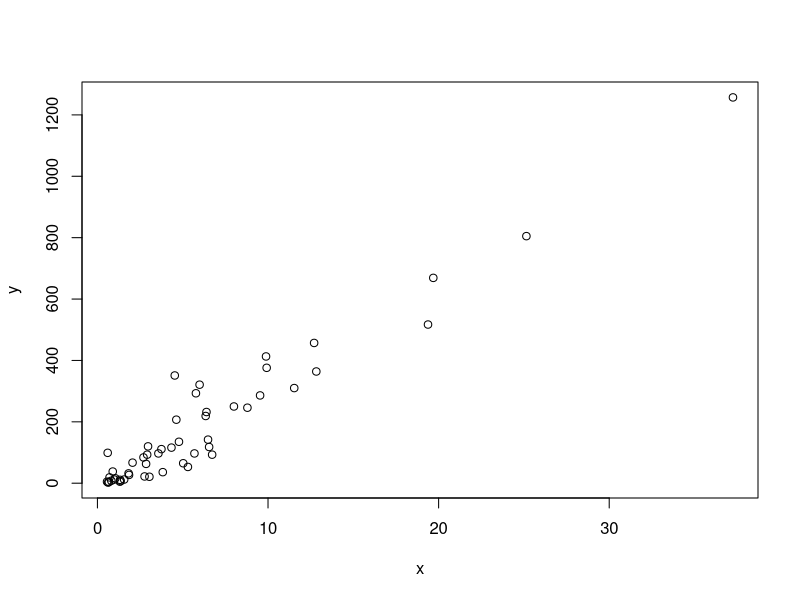
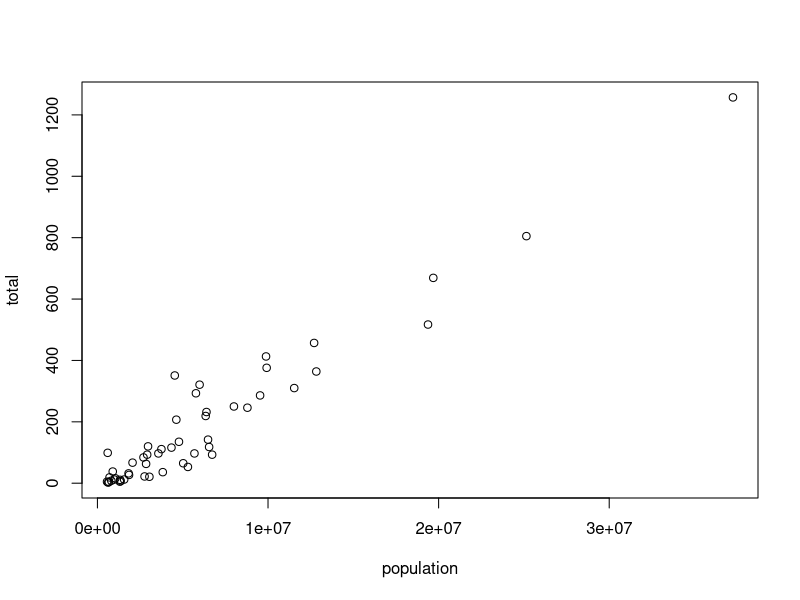
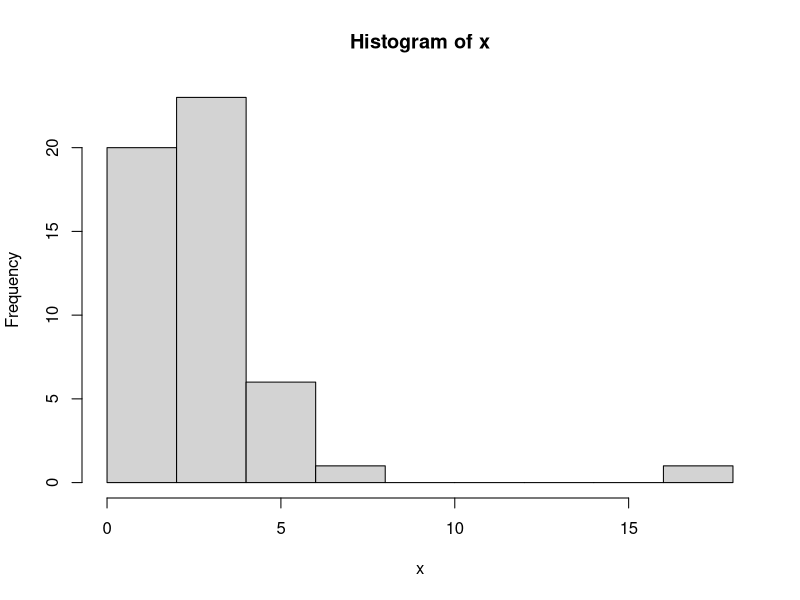
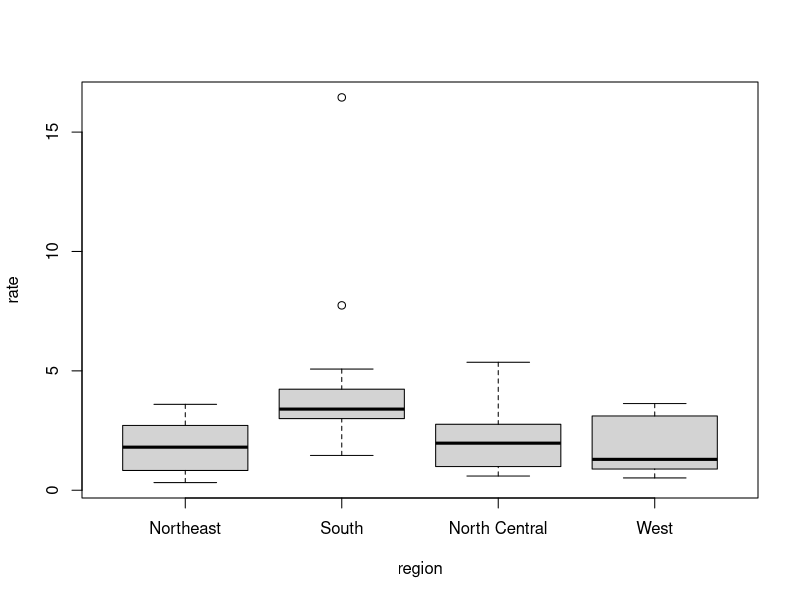
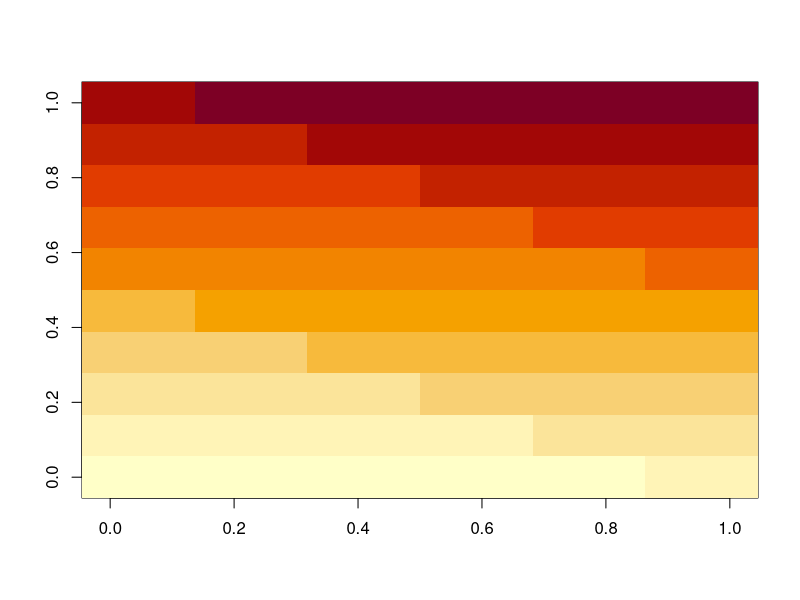
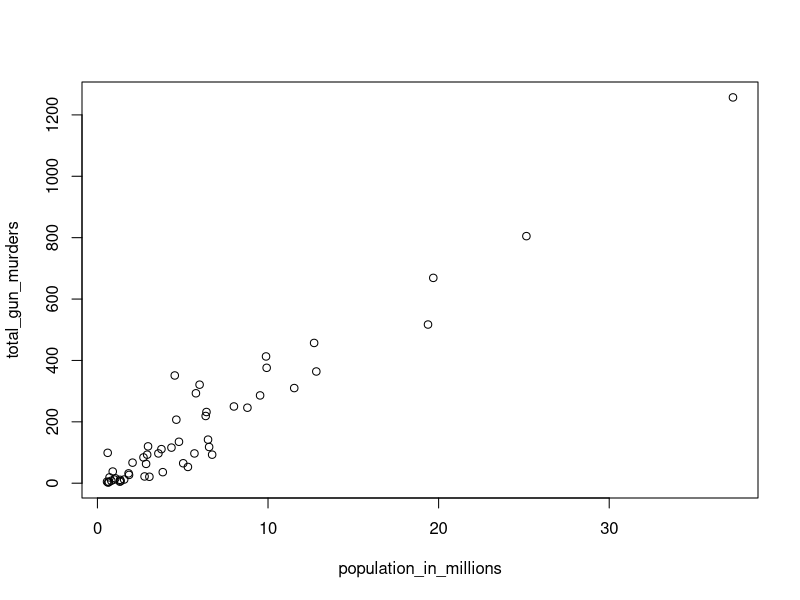
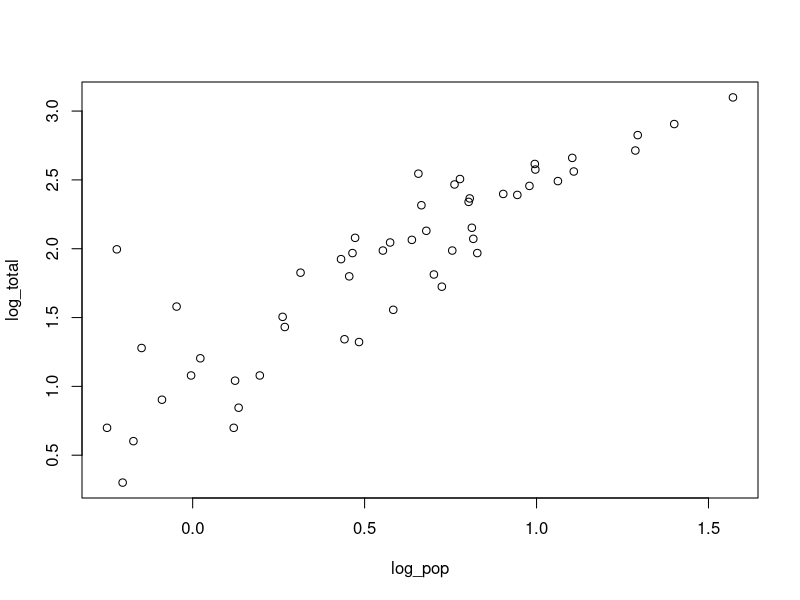
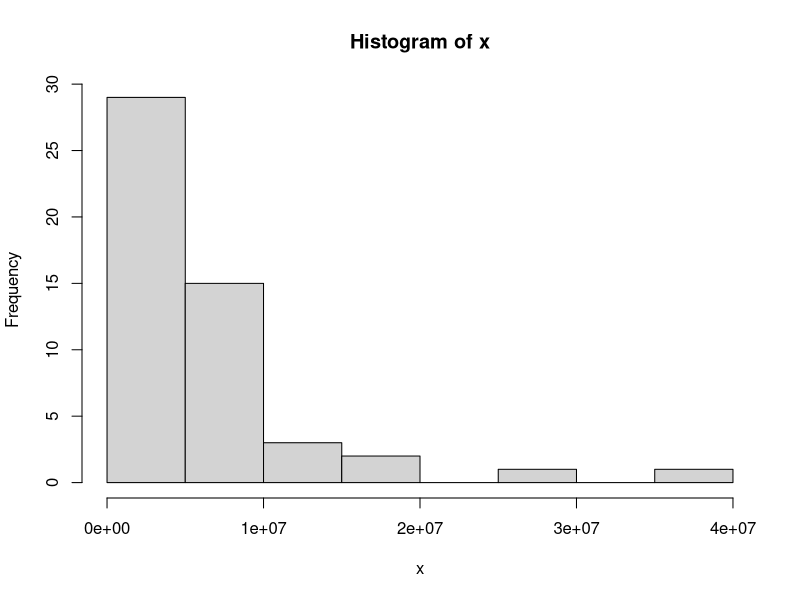

Write R code to recreate these figures, in order.
## ---- chunk 1
x <- c(1, "canada", 3)
## ---- chunk 2
x
#> [1] "1"      "canada" "3"
class(x)
#> [1] "character"
## ---- chunk 3
x <- 1:5
y <- as.character(x)
y
#> [1] "1" "2" "3" "4" "5"
## ---- chunk 4
as.numeric(y)
#> [1] 1 2 3 4 5
## ---- chunk 5
x <- c("1", "b", "3")
as.numeric(x)
#> Warning: NAs introduced by coercion
#> [1]  1 NA  3
## ---- chunk 6
temp <- c(35,88,42,84,81,30)
## ---- chunk 7
city <- c("Beijing", "Lagos", "Paris", "Rio de Janeiro", "San Juan", "Toronto")
## ---- chunk 8
names(temp) <- city
## ---- chunk 9
temp[1:3]
## ---- chunk 10
temp[c("Paris", "San Juan")]
## ---- chunk 11
12:73
## ---- chunk 12
seq(1,100,2)
## ---- chunk 13
length(seq(6,55,4/7))
## ---- chunk 14
class(a <- seq(1,10,0.5))
## ---- chunk 15
class(a <- seq(1,10))
## ---- chunk 16
class(1L)
## ---- chunk 17
x <- c("1", "3", "5")
## ---- chunk 18
as.integer(x)
## ---- chunk 19
library(dslabs)
data(murders)
sort(murders$total)
#>  [1]    2    4    5    5    7    8   11   12   12   16   19   21   22
#> [14]   27   32   36   38   53   63   65   67   84   93   93   97   97
#> [27]   99  111  116  118  120  135  142  207  219  232  246  250  286
#> [40]  293  310  321  351  364  376  413  457  517  669  805 1257
## ---- chunk 20
x <- c(31, 4, 15, 92, 65)
sort(x)
#> [1]  4 15 31 65 92
## ---- chunk 21
index <- order(x)
x[index]
#> [1]  4 15 31 65 92
## ---- chunk 22
x
#> [1] 31  4 15 92 65
order(x)
#> [1] 2 3 1 5 4
## ---- chunk 23
murders$state[1:6]
#> [1] "Alabama"    "Alaska"     "Arizona"    "Arkansas"   "California"
#> [6] "Colorado"
murders$abb[1:6]
#> [1] "AL" "AK" "AZ" "AR" "CA" "CO"
## ---- chunk 24
ind <- order(murders$total) 
murders$abb[ind] 
#>  [1] "VT" "ND" "NH" "WY" "HI" "SD" "ME" "ID" "MT" "RI" "AK" "IA" "UT"
#> [14] "WV" "NE" "OR" "DE" "MN" "KS" "CO" "NM" "NV" "AR" "WA" "CT" "WI"
#> [27] "DC" "OK" "KY" "MA" "MS" "AL" "IN" "SC" "TN" "AZ" "NJ" "VA" "NC"
#> [40] "MD" "OH" "MO" "LA" "IL" "GA" "MI" "PA" "NY" "FL" "TX" "CA"
## ---- chunk 25
max(murders$total)
#> [1] 1257
## ---- chunk 26
i_max <- which.max(murders$total)
murders$state[i_max]
#> [1] "California"
## ---- chunk 27
x <- c(31, 4, 15, 92, 65)
rank(x)
#> [1] 3 1 2 5 4
## ---- chunk 28
x <- c(1,2,3)
y <- c(10, 20, 30, 40, 50, 60, 70)
x+y
#> Warning in x + y: longer object length is not a multiple of shorter
#> object length
#> [1] 11 22 33 41 52 63 71
## ---- chunk 29
library(dslabs)
data("murders")
## ---- chunk 30
pop <- murders$population
sort(pop)[1]
## ---- chunk 31
index <- order(pop)
pop[index][1]
## ---- chunk 32
murders$population[which.min(murders$population)]
## ---- chunk 33
states <- murders$state
states[index][1]
## ---- chunk 34
temp <- c(35, 88, 42, 84, 81, 30)
city <- c("Beijing", "Lagos", "Paris", "Rio de Janeiro", 
          "San Juan", "Toronto")
city_temps <- data.frame(name = city, temperature = temp)
## ---- chunk 35
ranks <- rank(murders$population)
my_df <- data.frame(name = states, rank = ranks)
## ---- chunk 36
ind <- order(ranks)
my_df <- data.frame(name = states[ind], rank = ranks[ind])
## ---- chunk 37
data("na_example")  
str(na_example)
#> int [1:1000] 2 1 3 2 1 3 1 4 3 2 ...
## ---- chunk 38
mean(na_example)
#> [1] NA
## ---- chunk 39
ind <- is.na(na_example)
sum(ind)
## ---- chunk 40
na <- na_example[!is.na(na_example)]
mean(na)
## ---- chunk 41
library(dslabs)
data("murders")
murders$state[which.max(murders$population)]
#> [1] "California"
## ---- chunk 42
inches <- c(69, 62, 66, 70, 70, 73, 67, 73, 67, 70)
## ---- chunk 43
inches * 2.54
#>  [1] 175 157 168 178 178 185 170 185 170 178
## ---- chunk 44
inches - 69
#>  [1]  0 -7 -3  1  1  4 -2  4 -2  1
## ---- chunk 45
murder_rate <- murders$total / murders$population * 100000
## ---- chunk 46
murders$abb[order(murder_rate)]
#>  [1] "VT" "NH" "HI" "ND" "IA" "ID" "UT" "ME" "WY" "OR" "SD" "MN" "MT"
#> [14] "CO" "WA" "WV" "RI" "WI" "NE" "MA" "IN" "KS" "NY" "KY" "AK" "OH"
#> [27] "CT" "NJ" "AL" "IL" "OK" "NC" "NV" "VA" "AR" "TX" "NM" "CA" "FL"
#> [40] "TN" "PA" "AZ" "GA" "MS" "MI" "DE" "SC" "MD" "MO" "LA" "DC"
## ---- chunk 47
temp <- c(35, 88, 42, 84, 81, 30)
city <- c("Beijing", "Lagos", "Paris", "Rio de Janeiro", 
          "San Juan", "Toronto")
city_temps <- data.frame(name = city, temperature = temp)
## ---- chunk 48
city_temps <- data.frame(name = city, temperature = 5/9*(temp-32))
## ---- chunk 49
n <- (1:100)
sum(1/n^2)
## ---- chunk 50
murder_rate <- murders$total / murders$population * 100000
mean(murder_rate)
## ---- chunk 51
library(dslabs)
data("murders")
## ---- chunk 52
murder_rate <- murders$total / murders$population * 100000 
## ---- chunk 53
ind <- murder_rate < 0.71
## ---- chunk 54
ind <- murder_rate <= 0.71
## ---- chunk 55
murders$state[ind]
#> [1] "Hawaii"        "Iowa"          "New Hampshire" "North Dakota" 
#> [5] "Vermont"
## ---- chunk 56
sum(ind)
#> [1] 5
## ---- chunk 57
TRUE & TRUE
#> [1] TRUE
TRUE & FALSE
#> [1] FALSE
FALSE & FALSE
#> [1] FALSE
## ---- chunk 58
west <- murders$region == "West"
safe <- murder_rate <= 1
## ---- chunk 59
ind <- safe & west
murders$state[ind]
#> [1] "Hawaii"  "Idaho"   "Oregon"  "Utah"    "Wyoming"
## ---- chunk 60
ind <- which(murders$state == "California")
murder_rate[ind]
#> [1] 3.37
## ---- chunk 61
ind <- match(c("New York", "Florida", "Texas"), murders$state)
ind
#> [1] 33 10 44
## ---- chunk 62
murder_rate[ind]
#> [1] 2.67 3.40 3.20
## ---- chunk 63
c("Boston", "Dakota", "Washington") %in% murders$state
#> [1] FALSE FALSE  TRUE
## ---- chunk 64
match(c("New York", "Florida", "Texas"), murders$state)
#> [1] 33 10 44
which(murders$state%in%c("New York", "Florida", "Texas"))
#> [1] 10 33 44
## ---- chunk 65
library(dslabs)
data(murders)
## ---- chunk 66
murder_rate <- murders$total / murders$population * 100000
low <- murder_rate < 1
## ---- chunk 67
ind <- match(murders$state[low], murders$state)
ind
## ---- chunk 68
murders$state[low]
## ---- chunk 69
northeast <- murders$region == "Northeast"
ind <- low & northeast
murders$sstate[ind]
## ---- chunk 70
low_ave <- murder_rate < mean(murder_rate)
sum(low_ave)
## ---- chunk 71
ind <- match(c("AK", "MI", "IA"), murders$abb)
murders$state[ind]
## ---- chunk 72
c("MA", "ME", "MI", "MO", "MU") %in% murders$state
## ---- chunk 73
!c("MA", "ME", "MI", "MO", "MU") %in% murders$state
## ---- chunk 74
x <- murders$population / 10^6
y <- murders$total
plot(x, y)
## ---- chunk 75
with(murders, plot(population, total))
## ---- chunk 76
x <- with(murders, total / population * 100000)
hist(x)
## ---- chunk 77
murders$state[which.max(x)]
#> [1] "District of Columbia"
## ---- chunk 78
murders$rate <- with(murders, total / population * 100000)
boxplot(rate~region, data = murders)
## ---- chunk 79
x <- matrix(1:120, 12, 10)
image(x)
## ---- chunk 80
library(dslabs)
data(murders)
population_in_millions <- murders$population/10^6
total_gun_murders <- murders$total
plot(population_in_millions, total_gun_murders)
## ---- chunk 81
log_pop <- log10(population_in_millions)
log_total <- log10(total_gun_murders)
plot(log_pop, log_total)
## ---- chunk 82
x <- with(murders, population)
hist(x)
## ---- chunk 83
boxplot(population~region, data = murders)
